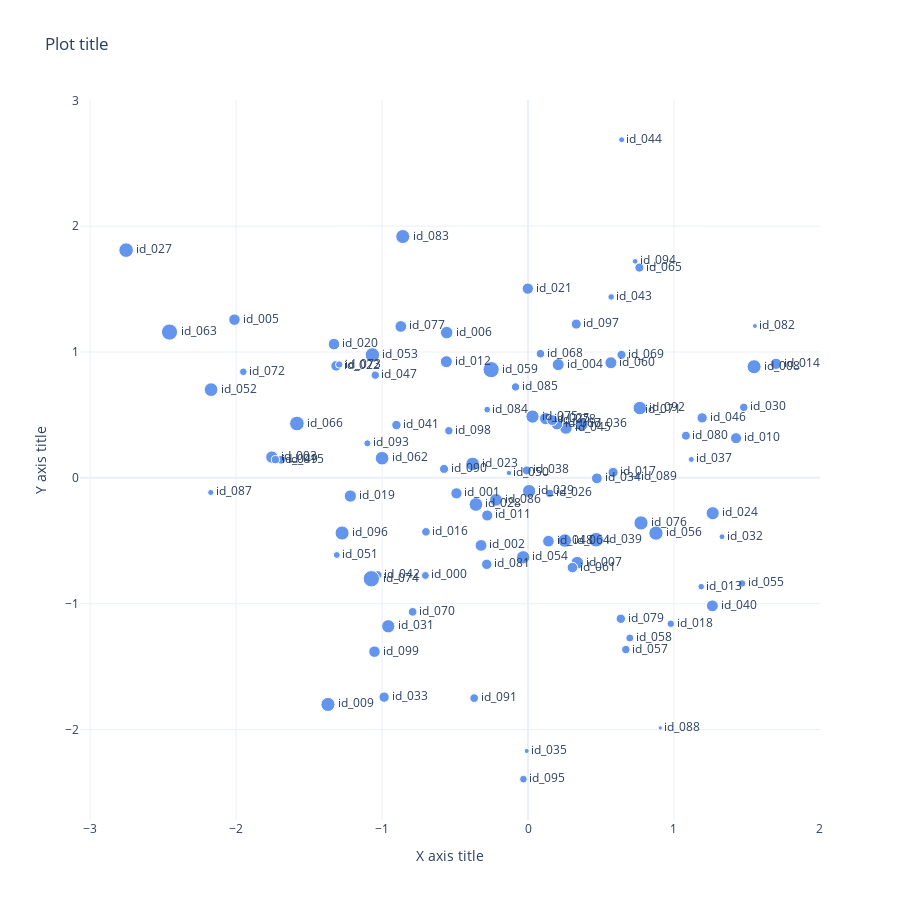

The notebook cell this image was saved under:
### Code cell
# Scatter plot with one category, different sizes, annotations and hover template

fig = go.Figure()
fig.add_trace(
    go.Scatter(
        x=d.x,
        y=d.y,
        name="",
        mode="markers+text",
        marker=dict(
            color="cornflowerblue", size=10 + 3 * d["size"], symbol="circle", opacity=1
        ),
        text=d.name,
        textposition="middle right",
        customdata=d,
    )
)
fig.update_traces(
    hovertemplate="name: %{text}"
    + "<br>x: %{x:0.3f}"
    + "<br>y: %{y:0.3f}"
    + "<br>size: %{customdata[3]:0.3f}"
    + "<br>category: %{customdata[4]}"
)
fig.update_layout(
    template="plotly_white",
    width=900,
    height=900,
    title="Plot title",
    legend_title="Legend",
    showlegend=False,
)
fig.update_xaxes(title="X axis title", range=None, dtick=None)
fig.update_yaxes(title="Y axis title", range=None, dtick=None)
fig.show()

### Figure 1 — Plotly figure (JSON) as saved in the notebook; plotly's stock layout.template omitted (floating-point values rounded to 4 significant figures; data arrays with more than 128 entries replaced by an {"elided": "..."} marker saying what was removed)
{"data": [{"customdata": {"elided": "100x5 mixed values"}, "hovertemplate": "name: %{text}<br>x: %{x:0.3f}<br>y: %{y:0.3f}<br>size: %{customdata[3]:0.3f}<br>category: %{customdata[4]}", "marker": {"color": "cornflowerblue", "opacity": 1, "size": [7.97, 11.22, 11.78, 12.35, 12.02, 11.44, 12.52, 12.61, 14.04, 14.1, 11.1, 11.08, 12.0, 6.564, 11.32, 8.686, 8.603, 10.09, 7.541, 12.28, 11.55, 11.28, 10.62, 13.74, 13.13, 12.2, 8.22, 14.57, 13.65, 13.18, 8.449, 13.24, 5.851, 10.32, 10.82, 5.088, 12.98, 5.918, 8.962, 14.68, 11.91, 9.359, 8.41, 6.558, 6.007, 12.6, 10.31, 8.304, 11.63, 8.235, 5.409, 6.835, 13.69, 14.48, 13.29, 7.502, 14.26, 8.442, 7.994, 16.2, 12.02, 10.54, 13.63, 16.16, 13.52, 9.102, 14.63, 11.54, 8.589, 9.07, 8.716, 5.778, 7.61, 7.343, 16.33, 13.21, 14.2, 11.71, 10.83, 9.402, 8.923, 10.38, 4.923, 14.01, 6.678, 8.283, 12.69, 6.155, 4.303, 4.652, 9.151, 8.654, 13.45, 7.057, 5.695, 7.739, 14.13, 10.02, 8.386, 11.48], "symbol": "circle"}, "mode": "markers+text", "name": "", "text": ["id_000", "id_001", "id_002", "id_003", "id_004", "id_005", "id_006", "id_007", "id_008", "id_009", "id_010", "id_011", "id_012", "id_013", "id_014", "id_015", "id_016", "id_017", "id_018", "id_019", "id_020", "id_021", "id_022", "id_023", "id_024", "id_025", "id_026", "id_027", "id_028", "id_029", "id_030", "id_031", "id_032", "id_033", "id_034", "id_035", "id_036", "id_037", "id_038", "id_039", "id_040", "id_041", "id_042", "id_043", "id_044", "id_045", "id_046", "id_047", "id_048", "id_049", "id_050", "id_051", "id_052", "id_053", "id_054", "id_055", "id_056", "id_057", "id_058", "id_059", "id_060", "id_061", "id_062", "id_063", "id_064", "id_065", "id_066", "id_067", "id_068", "id_069", "id_070", "id_071", "id_072", "id_073", "id_074", "id_075", "id_076", "id_077", "id_078", "id_079", "id_080", "id_081", "id_082", "id_083", "id_084", "id_085", "id_086", "id_087", "id_088", "id_089", "id_090", "id_091", "id_092", "id_093", "id_094", "id_095", "id_096", "id_097", "id_098", "id_099"], "textposition": "middle right", "type": "scatter", "x": [-0.7032, -0.4903, -0.3218, -1.755, 0.2067, -2.011, -0.5573, 0.3372, 1.549, -1.371, 1.425, -0.2795, -0.5596, 1.186, 1.699, -1.691, -0.6995, 0.583, 0.9782, -1.217, -1.329, -0.001455, -1.315, -0.3796, 1.265, 0.1207, 0.1479, -2.754, -0.3569, 0.007718, 1.478, -0.9576, 1.329, -0.9858, 0.4716, -0.008747, 0.367, 1.119, -0.00839, 0.4663, 1.263, -0.9017, -1.029, 0.5697, 0.6417, 0.2598, 1.193, -1.046, 0.1399, -1.731, -0.1306, -1.31, -2.171, -1.066, -0.03316, 1.466, 0.8766, 0.67, 0.6974, -0.2528, 0.568, 0.3044, -1.0, -2.456, 0.2523, 0.7631, -1.583, 0.198, 0.08525, 0.6405, -0.7907, 0.7712, -1.951, -1.294, -1.074, 0.03069, 0.7741, -0.8714, 0.1663, 0.6358, 1.082, -0.2828, 1.555, -0.8583, -0.2797, -0.08542, -0.2196, -2.174, 0.9063, 0.7503, -0.5753, -0.369, 0.7657, -1.101, 0.7338, -0.03157, -1.274, 0.3304, -0.5425, -1.052], "y": [-0.7757, -0.1232, -0.5369, 0.1654, 0.8999, 1.257, 1.154, -0.6742, 0.8833, -1.801, 0.3155, -0.2989, 0.9233, -0.8646, 0.9063, 0.1437, -0.4288, 0.04363, -1.16, -0.1446, 1.063, 1.503, 0.8905, 0.1102, -0.2809, 0.4709, -0.1227, 1.81, -0.2115, -0.1049, 0.56, -1.179, -0.4678, -1.742, -0.003703, -2.17, 0.4245, 0.1465, 0.05927, -0.4913, -1.017, 0.4193, -0.7714, 1.438, 2.687, 0.3967, 0.4769, 0.8159, -0.5031, 0.1449, 0.03916, -0.6128, 0.7009, 0.9769, -0.6309, -0.8386, -0.4392, -1.365, -1.272, 0.8602, 0.9149, -0.7129, 0.1561, 1.159, -0.4982, 1.671, 0.4318, 0.4267, 0.9867, 0.9777, -1.065, 0.5388, 0.8431, 0.9007, -0.8017, 0.4871, -0.3584, 1.203, 0.4587, -1.12, 0.3351, -0.6869, 1.207, 1.918, 0.5422, 0.7224, -0.1749, -0.116, -1.987, 0.009983, 0.07121, -1.75, 0.5544, 0.2745, 1.721, -2.394, -0.4383, 1.222, 0.3744, -1.381]}], "layout": {"height": 900, "legend": {"title": {"text": "Legend"}}, "showlegend": false, "title": {"text": "Plot title"}, "width": 900, "xaxis": {"title": {"text": "X axis title"}}, "yaxis": {"title": {"text": "Y axis title"}}}}
